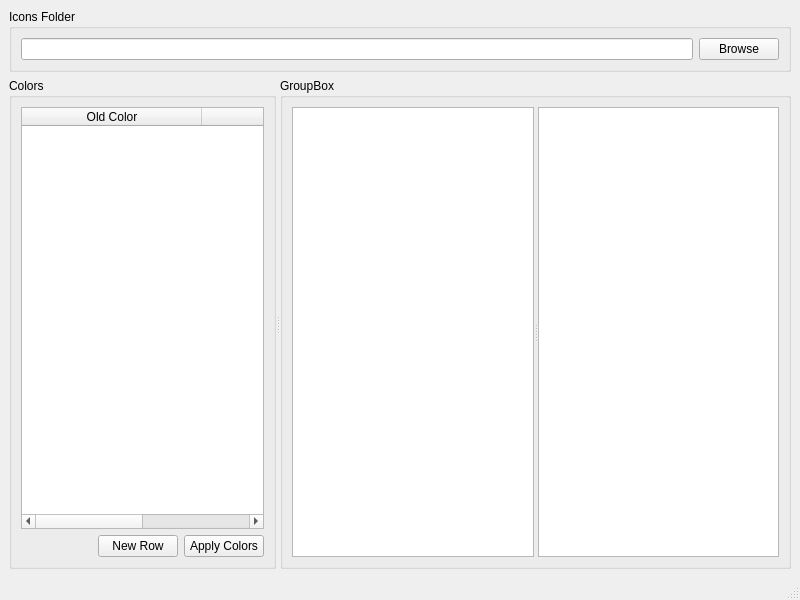
<?xml version="1.0" encoding="UTF-8"?>
<ui version="4.0">
 <class>MainWindow</class>
 <widget class="QMainWindow" name="MainWindow">
  <property name="geometry">
   <rect>
    <x>0</x>
    <y>0</y>
    <width>800</width>
    <height>600</height>
   </rect>
  </property>
  <property name="windowTitle">
   <string>MainWindow</string>
  </property>
  <widget class="QWidget" name="centralwidget">
   <layout class="QVBoxLayout" name="verticalLayout">
    <item>
     <widget class="QGroupBox" name="folderGroup">
      <property name="sizePolicy">
       <sizepolicy hsizetype="Minimum" vsizetype="Minimum">
        <horstretch>0</horstretch>
        <verstretch>0</verstretch>
       </sizepolicy>
      </property>
      <property name="title">
       <string>Icons Folder</string>
      </property>
      <layout class="QHBoxLayout" name="horizontalLayout">
       <property name="sizeConstraint">
        <enum>QLayout::SetMinimumSize</enum>
       </property>
       <item>
        <widget class="QLineEdit" name="iconsDirEdit">
         <property name="readOnly">
          <bool>true</bool>
         </property>
        </widget>
       </item>
       <item>
        <widget class="QPushButton" name="pushButton">
         <property name="text">
          <string>Browse</string>
         </property>
        </widget>
       </item>
      </layout>
     </widget>
    </item>
    <item>
     <widget class="QSplitter" name="splitter">
      <property name="sizePolicy">
       <sizepolicy hsizetype="Expanding" vsizetype="MinimumExpanding">
        <horstretch>0</horstretch>
        <verstretch>0</verstretch>
       </sizepolicy>
      </property>
      <property name="orientation">
       <enum>Qt::Horizontal</enum>
      </property>
      <widget class="QGroupBox" name="colorGroup">
       <property name="title">
        <string>Colors</string>
       </property>
       <layout class="QVBoxLayout" name="verticalLayout_2">
        <item>
         <widget class="QTableWidget" name="colorTable">
          <attribute name="horizontalHeaderVisible">
           <bool>true</bool>
          </attribute>
          <attribute name="horizontalHeaderDefaultSectionSize">
           <number>180</number>
          </attribute>
          <attribute name="horizontalHeaderStretchLastSection">
           <bool>true</bool>
          </attribute>
          <column>
           <property name="text">
            <string>Old Color</string>
           </property>
          </column>
          <column>
           <property name="text">
            <string>New Color</string>
           </property>
          </column>
         </widget>
        </item>
        <item>
         <layout class="QHBoxLayout" name="horizontalLayout_3">
          <item>
           <spacer name="horizontalSpacer">
            <property name="orientation">
             <enum>Qt::Horizontal</enum>
            </property>
            <property name="sizeHint" stdset="0">
             <size>
              <width>40</width>
              <height>20</height>
             </size>
            </property>
           </spacer>
          </item>
          <item>
           <widget class="QPushButton" name="new_row">
            <property name="text">
             <string>New Row</string>
            </property>
           </widget>
          </item>
          <item>
           <widget class="QPushButton" name="applyColors">
            <property name="text">
             <string>Apply Colors</string>
            </property>
           </widget>
          </item>
         </layout>
        </item>
       </layout>
      </widget>
      <widget class="QGroupBox" name="groupBox_3">
       <property name="title">
        <string>GroupBox</string>
       </property>
       <layout class="QHBoxLayout" name="horizontalLayout_2">
        <item>
         <widget class="QSplitter" name="splitter_2">
          <property name="orientation">
           <enum>Qt::Horizontal</enum>
          </property>
          <widget class="IconsView" name="iconsView"/>
          <widget class="QTextBrowser" name="contentView"/>
         </widget>
        </item>
       </layout>
      </widget>
     </widget>
    </item>
   </layout>
  </widget>
  <widget class="QMenuBar" name="menubar">
   <property name="geometry">
    <rect>
     <x>0</x>
     <y>0</y>
     <width>800</width>
     <height>20</height>
    </rect>
   </property>
  </widget>
  <widget class="QStatusBar" name="statusbar"/>
 </widget>
 <customwidgets>
  <customwidget>
   <class>IconsView</class>
   <extends>QListWidget</extends>
   <header>iconsview.hpp</header>
   <slots>
    <signal>loadingChanged()</signal>
   </slots>
  </customwidget>
 </customwidgets>
 <resources/>
 <connections/>
</ui>
